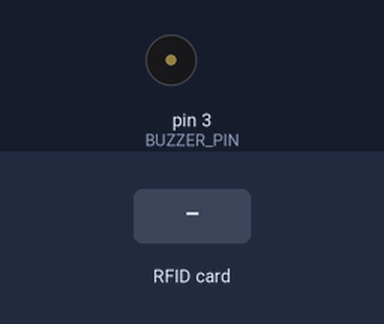
Bench run of a sketch on a simulated Arduino Uno, built with avr-gcc and run on an emulated ATmega328P. On the bench: buzzer (waves = sounding, pin HIGH). The test bench sets the inputs (shaded band). Pins used as bus, display or sensor lines are not drawn.

Above: at 1.2 s.
1.3 s: RFID card 5E 7A 19 C4 held to the reader
At 1.4 s:
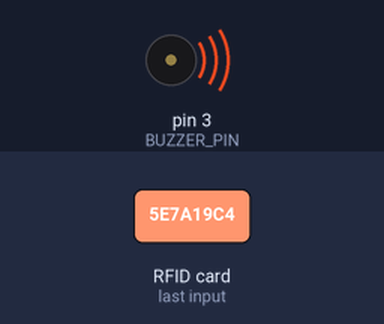
Timing chart, 0 to 4.3 s (numbered marks = the images above; inputs shaded):
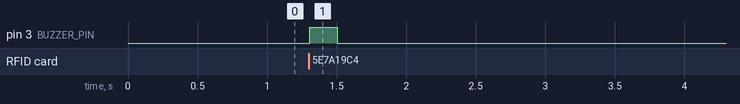

The sketch:

adruinio_rfid.ino
```cpp
#include <SPI.h>
#include <MFRC522.h>
#include <Wire.h>

#define SS_PIN 10
#define RST_PIN 9
#define BUZZER_PIN 3   // Chân kết nối của buzzer
#define SLAVE_ADDRESS 0x08  // Địa chỉ I2C của Arduino (có thể thay đổi)

MFRC522 rfid(SS_PIN, RST_PIN);
String uid = "";  // Biến lưu UID
int scanCount = 0;  // Biến đếm số lần quét thẻ

void setup() {
  Wire.begin(SLAVE_ADDRESS);  // Thiết lập Arduino là slave I2C với địa chỉ 0x08
  SPI.begin();
  rfid.PCD_Init();
  pinMode(BUZZER_PIN, OUTPUT);  // Cấu hình chân buzzer là đầu ra
  Wire.onRequest(requestEvent); // Đăng ký hàm xử lý yêu cầu từ ESP32
}

void loop() {
  if (rfid.PICC_IsNewCardPresent() && rfid.PICC_ReadCardSerial()) {
    digitalWrite(BUZZER_PIN, HIGH);
    delay(200);
    digitalWrite(BUZZER_PIN, LOW);

    uid = "";
    for (byte i = 0; i < rfid.uid.size; i++) {
      uid += String(rfid.uid.uidByte[i], HEX);
    }
    scanCount++;  // Tăng biến đếm mỗi lần quét thẻ
    rfid.PICC_HaltA();   // Dừng đọc thẻ
  }
}

// Hàm gửi dữ liệu UID khi có yêu cầu từ ESP32
void requestEvent() {
  if (uid.length() > 0) {
    Wire.write(uid.c_str(), uid.length()); // Gửi chuỗi UID đúng độ dài
  } else {
    Wire.write(" ", 1);  // Gửi khoảng trắng nếu chuỗi trống
  }
  Wire.write(scanCount);  // Gửi biến đếm số lần quét thẻ
  scanCount = 0;  // Reset biến đếm sau khi gửi

}
```

Measured:
- after the input at 1.3 s, pin 3 (BUZZER_PIN): LOW → HIGH at once, → LOW 0.20 s later
